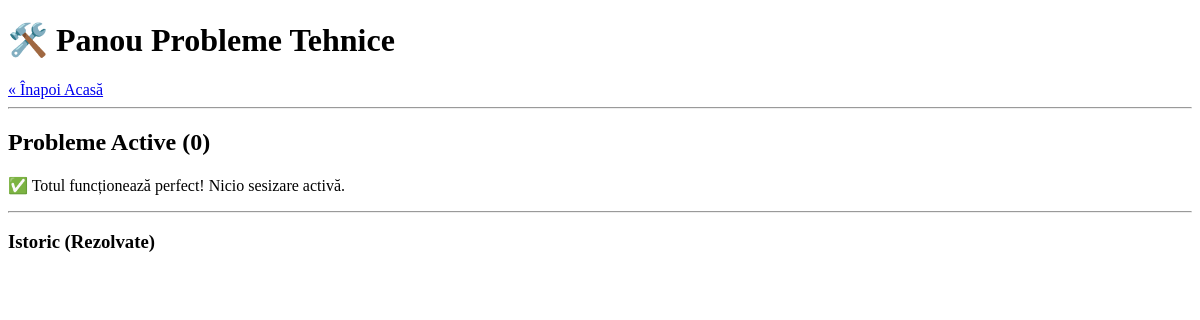
Page /probleme/ (signed in) on the earlier database version.
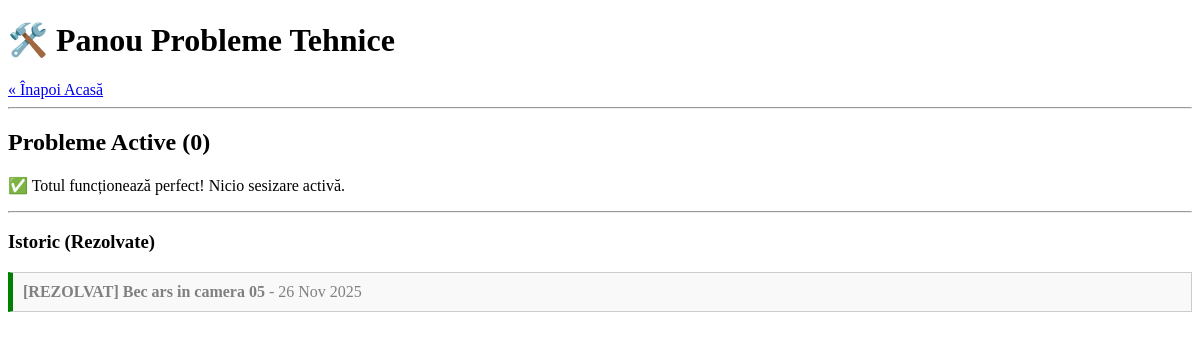
Same page on the later database version.
### cazare/models.py (models this page shows, shortened)
class Problema(models.Model):
    titlu = models.CharField(max_length=100)
    descriere = models.TextField()
    data_raportare = models.DateTimeField(auto_now_add=True)
    rezolvata = models.BooleanField(default=False)
    raportata_de = models.ForeignKey(Utilizator, on_delete=models.CASCADE)

### cazare/views.py (the view)
# urls.py: path('probleme/', views.lista_probleme, name='lista_probleme'),
@login_required
def lista_probleme(request):
    probleme_active = Problema.objects.filter(rezolvata=False).order_by('-data_raportare')
    probleme_vechi = Problema.objects.filter(rezolvata=True).order_by('-data_raportare')
    context = {
        'active': probleme_active,
        'vechi': probleme_vechi
    }
    return render(request, 'cazare/lista_probleme.html', context)

### cazare/templates/cazare/lista_probleme.html (shortened to what this page needs)
<!DOCTYPE html>
<html lang="ro">
<head>
</head>
<body>
    <h1>🛠️ Panou Probleme Tehnice</h1>
    <a href="{% url 'acasa' %}">« Înapoi Acasă</a>
    <hr>
    <h2>Probleme Active ({{ active.count }})</h2>
    {% for prob in active %}
        <div class="tichet">
            <h3>{{ prob.titlu }}</h3>
            <p>{{ prob.descriere }}</p>
            <small>Raportat de: {{ prob.raportata_de }} la {{ prob.data_raportare }}</small>
            <br><br>
            <a href="{% url 'rezolva_problema' prob.id %}">
                <button>✅ Marchează ca Rezolvat</button>
            </a>
        </div>
    {% empty %}
        <p>✅ Totul funcționează perfect! Nicio sesizare activă.</p>
    {% endfor %}
    <hr>
    <h3>Istoric (Rezolvate)</h3>
    {% for prob in vechi %}
        <div class="tichet-rezolvat">
            <strong>[REZOLVAT] {{ prob.titlu }}</strong> - {{ prob.data_raportare|date:"d M Y" }}
        </div>
    {% endfor %}
</body>
</html>

### cazare/templates/cazare/lista_probleme.html (style rules this page uses)
.tichet-rezolvat { border: 1px solid #ccc; padding: 10px; margin-bottom: 10px; border-left: 5px solid green; background: #f9f9f9; color: gray; }

Differences in the rows shown:
added Problema: titlu "Bec ars in camera 05", data_raportare "26 Nov 2025"
